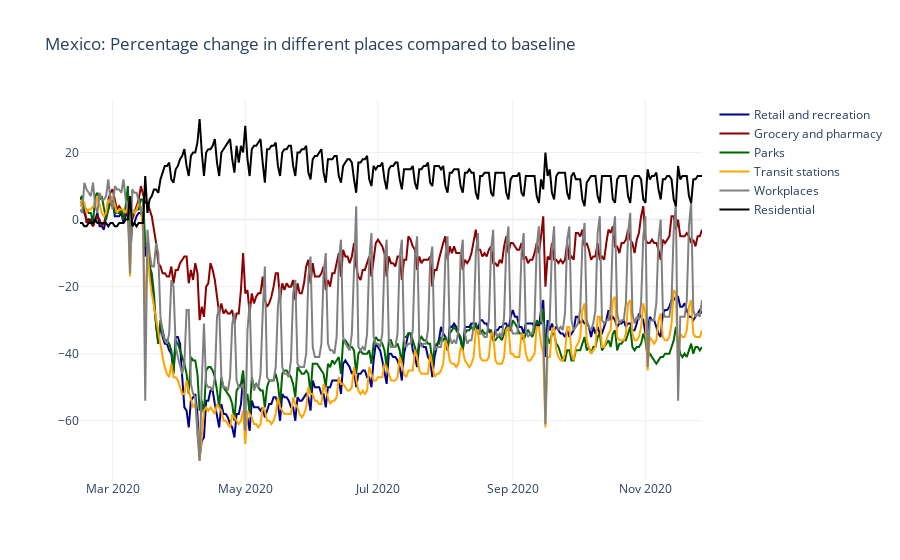

The notebook cell this image was saved under:
### Markdown cell above
#### Graficando:

### Code cell
# Promedio de México

fig = go.Figure()

fig.add_trace( go.Scatter( x = Mobility_MX[ Mobility_MX['key'] == 'MX']['date'], 
                           y = Mobility_MX[ Mobility_MX['key'] == 'MX']['mobility_retail_and_recreation'], 
                           name = 'Retail and recreation', 
                           line_color = 'darkblue' ) )

fig.add_trace( go.Scatter( x = Mobility_MX[ Mobility_MX['key'] == 'MX']['date'], 
                           y = Mobility_MX[ Mobility_MX['key'] == 'MX']['mobility_grocery_and_pharmacy'], 
                           name = 'Grocery and pharmacy', 
                           line_color = 'darkred' ) )

fig.add_trace( go.Scatter( x = Mobility_MX[ Mobility_MX['key'] == 'MX']['date'], 
                           y = Mobility_MX[ Mobility_MX['key'] == 'MX']['mobility_parks'], 
                           name = 'Parks', 
                           line_color = 'darkgreen' ) )

fig.add_trace( go.Scatter( x = Mobility_MX[ Mobility_MX['key'] == 'MX']['date'], 
                           y = Mobility_MX[ Mobility_MX['key'] == 'MX']['mobility_transit_stations'], 
                           name = 'Transit stations', 
                           line_color = 'orange' ) )

fig.add_trace( go.Scatter( x = Mobility_MX[ Mobility_MX['key'] == 'MX']['date'], 
                           y = Mobility_MX[ Mobility_MX['key'] == 'MX']['mobility_workplaces'], 
                           name = 'Workplaces', 
                           line_color = 'gray' ) )

fig.add_trace( go.Scatter( x = Mobility_MX[ Mobility_MX['key'] == 'MX']['date'], 
                           y = Mobility_MX[ Mobility_MX['key'] == 'MX']['mobility_residential'], 
                           name = 'Residential', 
                           line_color = 'black' ) )

fig.update_layout(template = 'plotly_white', # "plotly", "plotly_white", "ggplot2", "seaborn", "simple_white", "none"
                  title = 'Mexico: Percentage change in different places compared to baseline')

fig.show()

### Figure 1 — Plotly figure (JSON) as saved in the notebook; plotly's stock layout.template omitted (floating-point values rounded to 4 significant figures; data arrays with more than 128 entries replaced by an {"elided": "..."} marker saying what was removed)
{"data": [{"line": {"color": "darkblue"}, "name": "Retail and recreation", "type": "scatter", "x": {"elided": "287 str values"}, "y": {"elided": "287 int values"}}, {"line": {"color": "darkred"}, "name": "Grocery and pharmacy", "type": "scatter", "x": {"elided": "287 str values"}, "y": {"elided": "287 int values"}}, {"line": {"color": "darkgreen"}, "name": "Parks", "type": "scatter", "x": {"elided": "287 str values"}, "y": {"elided": "287 int values"}}, {"line": {"color": "orange"}, "name": "Transit stations", "type": "scatter", "x": {"elided": "287 str values"}, "y": {"elided": "287 int values"}}, {"line": {"color": "gray"}, "name": "Workplaces", "type": "scatter", "x": {"elided": "287 str values"}, "y": {"elided": "287 int values"}}, {"line": {"color": "black"}, "name": "Residential", "type": "scatter", "x": {"elided": "287 str values"}, "y": {"elided": "287 int values"}}], "layout": {"title": {"text": "Mexico: Percentage change in different places compared to baseline"}}}
